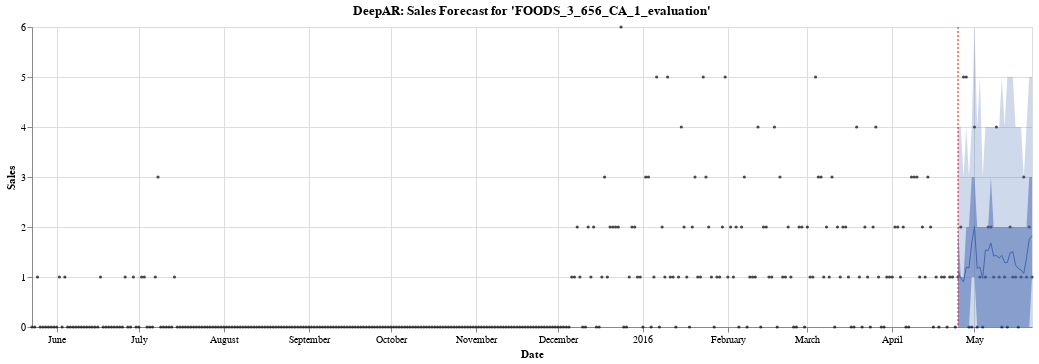

Source (notebook cell):
### Code cell
plot_index = 2  # 2, 4, 8
plot_id = test_sampled_ids[plot_index]

y = target[[plot_id]].reset_index()
y.columns = ["time", "y"]
y["time"] = pd.to_datetime(y["time"])

forecast = pd.DataFrame(
    [forecasts[plot_index].mean]
    + [forecasts[plot_index].quantile(p) for p in [0.05, 0.25, 0.75, 0.95]],
    columns=forecasts[plot_index].index,
).T.reset_index()
forecast.columns = [
    "time",
    "fcst",
    "fcst_lower_05",
    "fcst_lower_25",
    "fcst_upper_75",
    "fcst_upper_95",
]

source = y.merge(forecast, how="left")
plot_forecast(
    source, test_steps, plot_id=plot_id, model_name="DeepAR", start_date="2015-05-23"
)

### Figure 1 — Vega-Lite specification as saved in the notebook (floating-point values rounded to 4 significant figures; data arrays with more than 128 entries replaced by an {"elided": "..."} marker saying what was removed)
{"config": {"view": {"continuousWidth": 400, "continuousHeight": 300}}, "layer": [{"mark": {"type": "circle", "color": "#000000", "size": 10.0}, "encoding": {"tooltip": [{"type": "temporal", "field": "time"}, {"type": "quantitative", "field": "y"}], "x": {"type": "temporal", "axis": {"title": "Date"}, "field": "time"}, "y": {"type": "quantitative", "axis": {"title": "Sales"}, "field": "y"}}}, {"mark": {"type": "line", "color": "#4267B2", "size": 1.0}, "encoding": {"x": {"type": "temporal", "field": "time"}, "y": {"type": "quantitative", "field": "fcst"}}}, {"mark": {"type": "area", "color": "#4267B2", "opacity": 0.25}, "encoding": {"x": {"type": "temporal", "field": "time"}, "y": {"type": "quantitative", "field": "fcst_lower_05"}, "y2": {"field": "fcst_upper_95"}}}, {"mark": {"type": "area", "color": "#4267B2", "opacity": 0.5}, "encoding": {"x": {"type": "temporal", "field": "time"}, "y": {"type": "quantitative", "field": "fcst_lower_25"}, "y2": {"field": "fcst_upper_75"}}}, {"data": {"name": "data-302bc33366dfe1498bc0394fc8325ea5"}, "mark": {"type": "rule", "color": "#FF0000", "size": 1.0, "strokeDash": [2, 2]}, "encoding": {"x": {"type": "temporal", "field": "time"}}}], "data": {"name": "data-074f5b38cd774671f378b5cf34ec2d98"}, "height": 300, "title": "DeepAR: Sales Forecast for 'FOODS_3_656_CA_1_evaluation'", "width": 1000, "$schema": "https://vega.github.io/schema/vega-lite/v4.8.1.json", "datasets": {"data-074f5b38cd774671f378b5cf34ec2d98": {"elided": "366 records"}, "data-302bc33366dfe1498bc0394fc8325ea5": [{"time": "2016-04-25T00:00:00"}]}}
